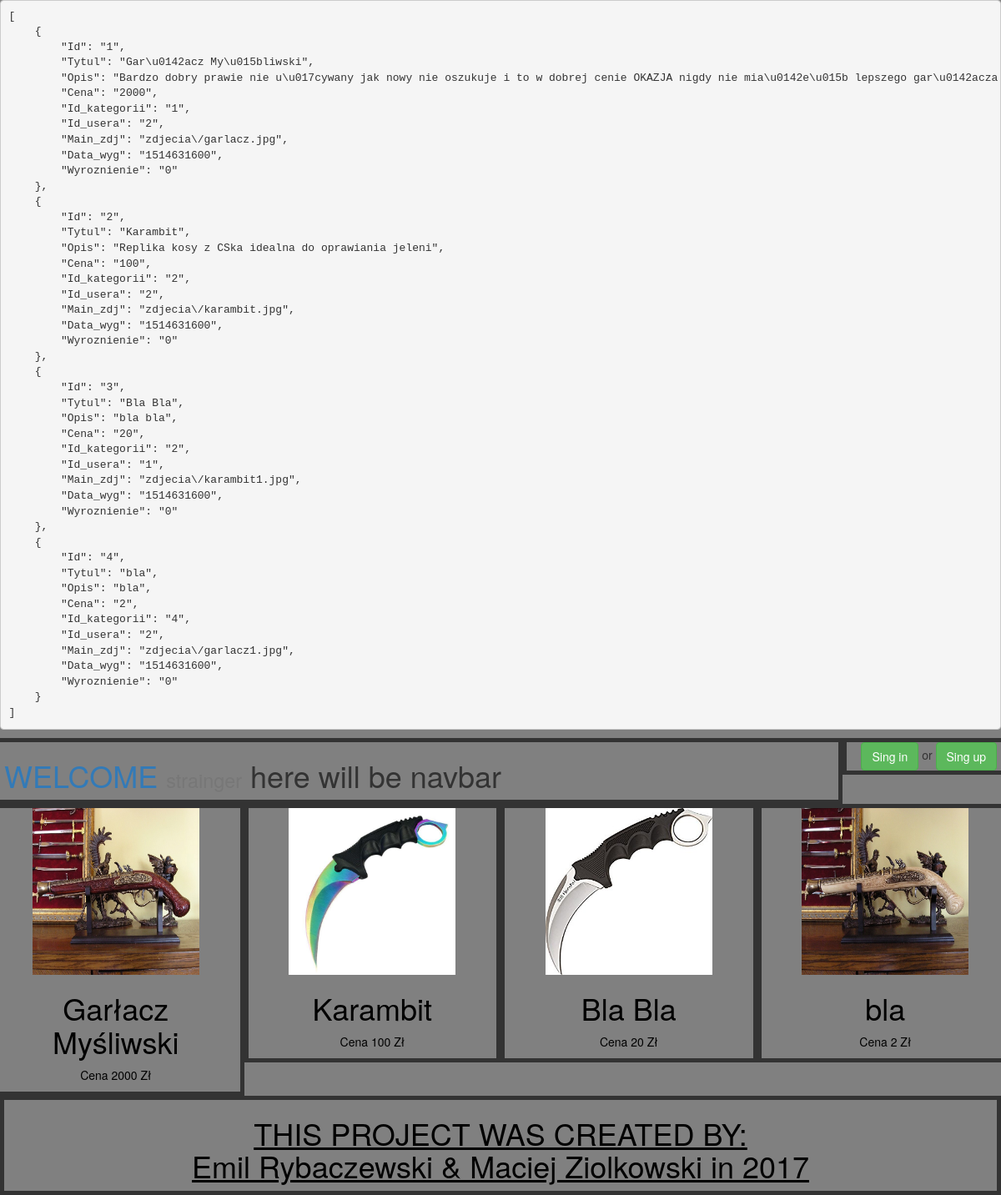
/index.php/ogloszenia, run on the app's committed database.
### tables this page shows
CREATE TABLE `ogloszenia` (
  `Id` int(11) NOT NULL,
  `Tytul` text NOT NULL,
  `Opis` text NOT NULL,
  `Cena` float NOT NULL,
  `Id_kategorii` int(11) NOT NULL,
  `Id_usera` int(11) NOT NULL,
  `Main_zdj` varchar(64) NOT NULL,
  `Data_wyg` int(11) NOT NULL,
  `Wyroznienie` tinyint(1) NOT NULL DEFAULT '0'
);

### application/controllers/Ogloszenia.php (called while the page is built, shortened)
<?php
class Ogloszenia extends CI_Controller
{
    public function __construct()
    {
        $this->load->helper('url');
        $this->load->helper('html');
        $this->load->model('Kategoria_model');
        $this->load->model('Ogloszenia_model');
        $this->load->model('Parametry_ogloszenia_model');
        $this->load->model('Usery_model');
        $this->load->model('Wiadomosci_model');
        $this->load->model('Zdjecia_model');
    }
    public function index()
    {
        $ogloszenia = $this->Ogloszenia_model->getAllAnnos();
        $query['ogloszenia']= $ogloszenia;
        debug($ogloszenia);
        $this->load->view('templates/header');
        $this->load->view('ogloszenia', $query);
        $this->load->view('templates/footer');
    }
}

### index.php (called while the page is built, shortened)
<?php
require_once BASEPATH.'core/CodeIgniter.php';

### application/models/Ogloszenia_model.php (called while the page is built, shortened)
<?php
class Ogloszenia_model extends CI_Model
{
    public function getAllAnnos()
    {
        $now_timestamp = time();
        $this->db->where('Data_wyg >', $now_timestamp);
        return $this->db->get('ogloszenia')->result();
    }
}

### application/views/ogloszenia.php (the view, shortened to what this page needs)
<div class="row">
<?php   foreach ($ogloszenia as $ogloszenie) {
    $main = $ogloszenie->Main_zdj;
    $id = $ogloszenie->Id; ?>
    <div id="cat" class="col-md-3 jan">
            <a href="<?=base_url("index.php/Ogloszenia/jedno/".$id)?>" class="janusz">
        <img src="<?=base_url($main)?>" height="200" width="200" class="center-block">
    <?php    echo "<h1>";
    echo $ogloszenie->Tytul;
    echo "</h1>";
    echo "<p>Cena ".$ogloszenie->Cena." Zł</p>" ;
    ?>
            </a>
    </div>
    <?php
}
?>
</div>

### application/config/autoload.php (shortened to what this page needs)
<?php
function debug($array)
{
    echo '<pre>'.json_encode($array, 128).'</pre>';
}

### application/views/templates/header.php (shortened to what this page needs)
<html>
<head>
    <link rel="stylesheet" href="<?= base_url();?>/css/bootstrap.css">
</head>
<body style="background-color: grey">
<div class="row">
<div id="cat" class="col-md-10">
    <h1><?= anchor('/Welcome/', 'WELCOME') ?> <small> strainger</small> here will be navbar</h1>
</div>
<div id="cat" class="col-md-2 float-right">
 <?php   if($this->session->userdata('username') == ''){ ?>
     <div class="pull-right">
    <?= anchor('Logginc/', 'Sing in', 'class="btn btn-success"')?> or
    <?= anchor('Form/index', 'Sing up', 'class="btn btn-success"')?>
    </div>
<?php }?>
</div>
</div>

### application/views/templates/footer.php (shortened to what this page needs)
<div id="cat" class="col-md-12">
    <h1 id="footer">THIS PROJECT WAS CREATED BY:</br>Emil Rybaczewski & Maciej Ziolkowski in 2017</h1>
</div>
</html>

### application/views/ogloszenia.php (style rules this page uses)
.janusz { color: #000000; text-decoration: none; text-align: center; }

### data on the page
ogloszenia: Main_zdj (picture), Tytul "Garłacz Myśliwski", Cena "2000"
ogloszenia: Main_zdj (picture), Tytul "Karambit", Cena "100"
ogloszenia: Main_zdj (picture), Tytul "Bla Bla", Cena "20"
ogloszenia: Main_zdj (picture), Tytul "bla", Cena "2"

### other printed values
anchor('/Welcome/', 'WELCOME') "WELCOME"
anchor('Logginc/', 'Sing in', 'class="btn btn-success"') "Sing in"
anchor('Form/index', 'Sing up', 'class="btn btn-success"') "Sing up"
